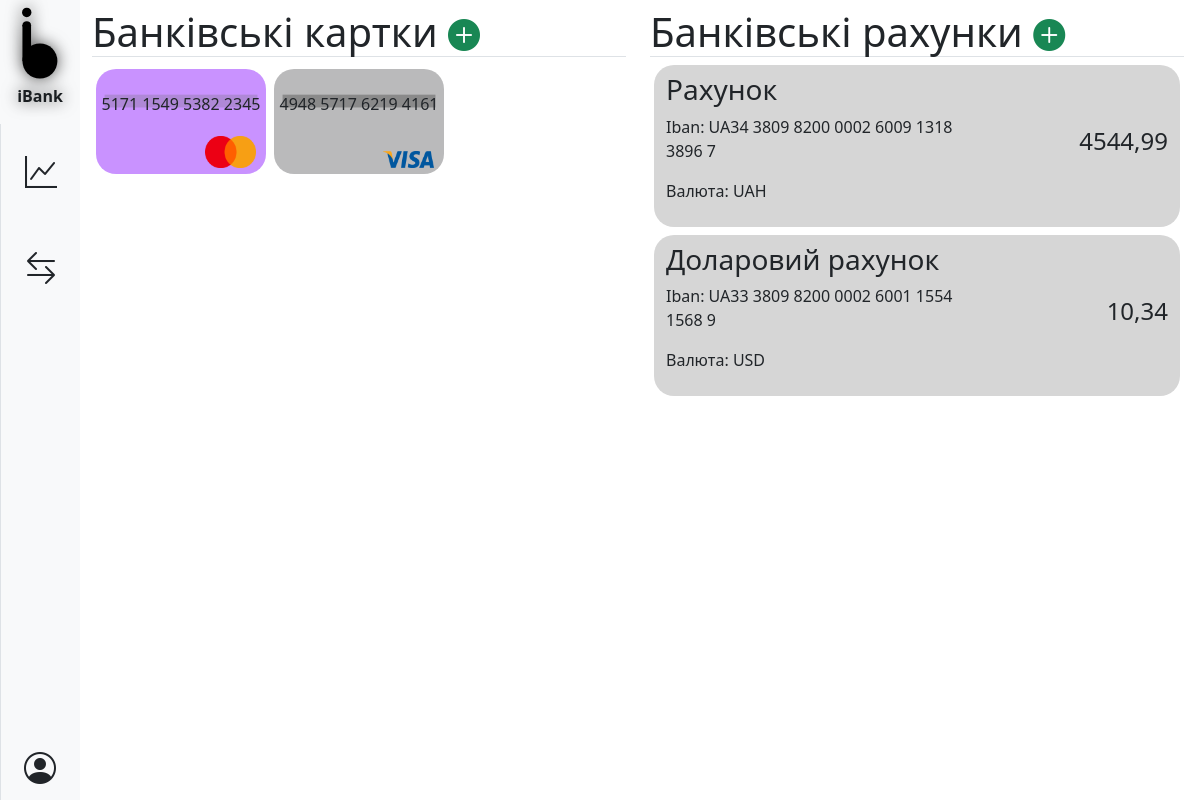
/ (signed in), run on the app's committed database.
### bank/models.py (models this page shows, shortened)
class Card(models.Model):
    title = models.CharField(_('назва картки'), max_length=30, default='Картка')
    bank_account = models.BigIntegerField(_('банківський рахунок'), null=True)
    card_number = models.CharField(_('номер картки'), max_length=16, unique=True)
    expiry_date = models.CharField(_('термін дії'), max_length=5)
    payment_system = models.CharField(_('платіжна система'), choices=[('visa', 'Visa'), ('mastercard', 'Mastercard')],
                                      max_length=10)
    cvv = models.CharField(max_length=3)
    cardholder_name = models.CharField(_("ім'я власника картки"), max_length=30)
    cardholder_surname = models.CharField(_('прізвище власника картки'), max_length=30)
    cardholder_email = models.EmailField(_('електронна адреса власника картки'), null=True)
    color = models.CharField(_('колір картки'), choices=[('cyan', 'Бірюзовий'), ('yellow', 'Жовтий'),
                                                         ('green', 'Зелений'), ('orange', 'Помаранчевий'),
                                                         ('magenta', 'Пурпурний'), ('blue', 'Cиній'),
                                                         ('grey', 'Сірий'), ('purple', 'Фіолетовий'),
                                                         ('red', 'Червоний')],
                             max_length=9, default='blue')
    def beautiful_number(self):
        num = self.card_number
        return num[0:4] + ' ' + num[4:8] + ' ' + num[8:12] + ' ' + num[12:16]
    class Meta:
        verbose_name = _('картка')
        verbose_name_plural = _('картки')

class BankAccount(models.Model):
    title = models.CharField(_("назва банківського рахунку"), max_length=30, default='Банківський рахунок')
    name = models.CharField(_("ім'я власника рахунку"), max_length=30)
    surname = models.CharField(_('прізвище власника рахунку'), max_length=30)
    patronymic = models.CharField(_('по-батькові власника рахунку'), max_length=30)
    iban = models.CharField(_('iban'), max_length=29, unique=True)
    currency = models.CharField(_('валюта'), max_length=3)
    balance = models.DecimalField(_('баланс'), max_digits=100, decimal_places=2)
    email = models.EmailField(_('електронна адреса'), null=True)
    def beautiful_iban(self):
        iban = self.iban
        return iban[0:4] + ' ' + iban[4:8] + ' ' + iban[8:12] + ' ' + iban[12:16] + ' ' + iban[16:20] + ' ' \
                         + iban[20:24] + ' ' + iban[24:28] + ' ' + iban[28]
    class Meta:
        verbose_name = _('банківський рахунок')
        verbose_name_plural = _('банківські рахунки')

### bank/views.py (the view)
# urls.py: path('', views.cards_and_bank_accounts, name='cards-and-bank-accounts'),
@login_required(redirect_field_name=None)
def cards_and_bank_accounts(request):
    user = request.user
    raw_cards = Card.objects.all().filter(cardholder_email=user.email)
    raw_bas = BankAccount.objects.all().filter(email=user.email)
    cards = []
    for card in raw_cards:
        cards.append({'title': card.title, 'number': card.beautiful_number(), 'color': card.color,
                      'payment_system': card.payment_system, 'id': card.id})
    bas = []
    for ba in raw_bas:
        bas.append({'title': ba.title, 'currency': ba.currency, 'iban': ba.beautiful_iban(), 'id': ba.id,
                    'balance': ba.balance})
    try:
        error = request.session['error']
        del request.session['error']
    except KeyError:
        error = None
    try:
        success = request.session['success']
        del request.session['success']
    except KeyError:
        success = None
    return render(request, 'cards.html', {'cards': cards, 'bank_accounts': bas, 'error': error, 'success': success})

### bank/templates/cards.html (shortened to what this page needs)
{% extends 'base.html'%}
{% block page %}
    {% load static %}
    <div class="row row-cols-lg-2">
        <div class="mb-4">
            <h1 class="border-bottom w-100">Банківські картки <a href="cards/create"><i class="bi bi-plus-circle-fill text-success text-end"></i></a></h1>
            {% if cards %}
                <div class="row row-cols-1 row-cols-sm-2 row-cols-md-3 row-cols-lg-2 row-cols-xl-3 row-cols-xxl-4 text-center w-100 m-0">
                {% for card in cards %}
                    <div class="col p-1">
                        <div class="card">
                            <img class="card-color" src="{% static 'images/cards/color/'|add:card.color|add:'.svg' %}">
                            <img class="card-payment-system" src="{% static 'images/cards/payment_system/'|add:card.payment_system|add:'.png' %}">
                            <p class="card-num">{{ card.number }}</p>
                        </div>
                    </div>
                {% endfor %}
                </div>
            {% else %}
                <div class="w-100 text-start">
                    <p class="no-cards text-muted">Схоже, що у вас немає банківських карт<img class="no-cards-img" src="{% static 'images/smiley.png' %}"></p>
                </div>
            {% endif %}
        </div>
        <div class="mb-4">
            <h1 class="border-bottom w-100">Банківські рахунки <a href="bank_accounts/create"><i class="bi bi-plus-circle-fill text-success text-end"></i></a></h1>
            {% if bank_accounts %}
                {% for ba in bank_accounts %}
                    <div class="bank-account row row-cols-1 row-cols-md-2 py-2 mx-1 w-auto my-2">
                        <div class="col-md-8">
                            <h3 class="ba-title">{{ ba.title }}</h3>
                            <p class="ba-iban">Iban: {{ ba.iban }}</p>
                            <p class="ba-currency">Валюта: {{ ba.currency }}</p>
                        </div>
                        <div class="col-md-4 text-end ba-balance">
                            <h4>{{ ba.balance }}</h4>
                        </div>
                    </div>
                {% endfor %}
            {% else %}
                <div class="w-100 text-start">
                    <p class="no-ba text-muted">Схоже, що у вас немає банківських рахунків<img class="no-ba-img" src="{% static 'images/smiley.png' %}"></p>
                </div>
            {% endif %}
        </div>
    </div>
{% endblock %}

### data on the page
Card: color (picture), payment_system (picture)
Card: color (picture), payment_system (picture)
BankAccount: title "Рахунок", currency "UAH", balance "4544,99"
BankAccount: title "Доларовий рахунок", currency "USD", balance "10,34"

### other printed values
{{ card.number }} "5171 1549 5382 2345" "4948 5717 6219 4161"
{{ ba.iban }} "UA34 3809 8200 0002 6009 1318 3896 7" "UA33 3809 8200 0002 6001 1554 1568 9"
